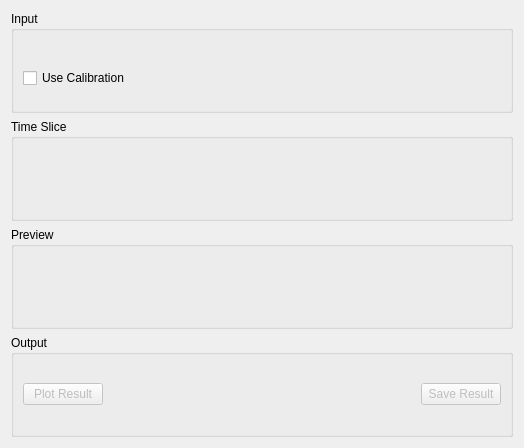
<?xml version="1.0" encoding="UTF-8"?>
<ui version="4.0">
 <class>ISISDiagnostics</class>
 <widget class="QWidget" name="ISISDiagnostics">
  <property name="geometry">
   <rect>
    <x>0</x>
    <y>0</y>
    <width>524</width>
    <height>448</height>
   </rect>
  </property>
  <property name="minimumSize">
   <size>
    <width>500</width>
    <height>0</height>
   </size>
  </property>
  <property name="windowTitle">
   <string>Form</string>
  </property>
  <layout class="QVBoxLayout" name="verticalLayout_25">
   <item>
    <widget class="QGroupBox" name="gbInput">
     <property name="title">
      <string>Input</string>
     </property>
     <layout class="QVBoxLayout" name="verticalLayout_4">
      <item>
       <layout class="QHBoxLayout" name="loInputFiles">
        <item>
         <widget class="MantidQt::MantidWidgets::MWRunFiles" name="dsInputFiles" native="true">
          <property name="sizePolicy">
           <sizepolicy hsizetype="Preferred" vsizetype="Fixed">
            <horstretch>0</horstretch>
            <verstretch>41</verstretch>
           </sizepolicy>
          </property>
          <property name="findRunFiles" stdset="0">
           <bool>true</bool>
          </property>
          <property name="label" stdset="0">
           <string>Input Files</string>
          </property>
          <property name="multipleFiles" stdset="0">
           <bool>true</bool>
          </property>
          <property name="fileExtensions" stdset="0">
           <stringlist>
            <string>.raw</string>
           </stringlist>
          </property>
         </widget>
        </item>
       </layout>
      </item>
      <item>
       <layout class="QHBoxLayout" name="loCalibration">
        <item>
         <widget class="QCheckBox" name="ckUseCalibration">
          <property name="sizePolicy">
           <sizepolicy hsizetype="Minimum" vsizetype="Minimum">
            <horstretch>0</horstretch>
            <verstretch>0</verstretch>
           </sizepolicy>
          </property>
          <property name="text">
           <string>Use Calibration</string>
          </property>
         </widget>
        </item>
        <item>
         <widget class="MantidQt::MantidWidgets::DataSelector" name="dsCalibration" native="true">
          <property name="sizePolicy">
           <sizepolicy hsizetype="Minimum" vsizetype="Fixed">
            <horstretch>0</horstretch>
            <verstretch>0</verstretch>
           </sizepolicy>
          </property>
          <property name="autoLoad" stdset="0">
           <bool>true</bool>
          </property>
          <property name="loadLabelText" stdset="0">
           <string/>
          </property>
          <property name="workspaceSuffixes" stdset="0">
           <stringlist>
            <string>_calib</string>
           </stringlist>
          </property>
          <property name="fileBrowserSuffixes" stdset="0">
           <stringlist>
            <string>_calib.nxs</string>
           </stringlist>
          </property>
          <property name="showLoad" stdset="0">
           <bool>false</bool>
          </property>
         </widget>
        </item>
       </layout>
      </item>
     </layout>
    </widget>
   </item>
   <item>
    <widget class="QGroupBox" name="gbTimeSlice">
     <property name="title">
      <string>Time Slice</string>
     </property>
     <layout class="QHBoxLayout" name="horizontalLayout_2">
      <item>
       <layout class="QVBoxLayout" name="properties"/>
      </item>
      <item>
       <widget class="MantidQt::MantidWidgets::PreviewPlot" name="ppRawPlot" native="true">
        <property name="canvasColour" stdset="0">
         <color>
          <red>255</red>
          <green>255</green>
          <blue>255</blue>
         </color>
        </property>
       </widget>
      </item>
     </layout>
    </widget>
   </item>
   <item>
    <widget class="QGroupBox" name="gbPreview">
     <property name="title">
      <string>Preview</string>
     </property>
     <layout class="QVBoxLayout" name="verticalLayout_15">
      <item>
       <widget class="MantidQt::MantidWidgets::PreviewPlot" name="ppSlicePreview" native="true">
        <property name="canvasColour" stdset="0">
         <color>
          <red>255</red>
          <green>255</green>
          <blue>255</blue>
         </color>
        </property>
       </widget>
      </item>
     </layout>
    </widget>
   </item>
   <item>
    <widget class="QGroupBox" name="gbOutput">
     <property name="title">
      <string>Output</string>
     </property>
     <layout class="QHBoxLayout" name="horizontalLayout_3">
      <item>
       <widget class="QPushButton" name="pbPlot">
        <property name="enabled">
         <bool>false</bool>
        </property>
        <property name="text">
         <string>Plot Result</string>
        </property>
       </widget>
      </item>
      <item>
       <spacer name="horizontalSpacer_1">
        <property name="orientation">
         <enum>Qt::Horizontal</enum>
        </property>
        <property name="sizeHint" stdset="0">
         <size>
          <width>40</width>
          <height>20</height>
         </size>
        </property>
       </spacer>
      </item>
      <item>
       <widget class="QPushButton" name="pbSave">
        <property name="enabled">
         <bool>false</bool>
        </property>
        <property name="text">
         <string>Save Result</string>
        </property>
       </widget>
      </item>
     </layout>
    </widget>
   </item>
  </layout>
 </widget>
 <customwidgets>
  <customwidget>
   <class>MantidQt::MantidWidgets::DataSelector</class>
   <extends>QWidget</extends>
   <header>MantidQtMantidWidgets/DataSelector.h</header>
  </customwidget>
  <customwidget>
   <class>MantidQt::MantidWidgets::PreviewPlot</class>
   <extends>QWidget</extends>
   <header>MantidQtMantidWidgets/PreviewPlot.h</header>
   <container>1</container>
  </customwidget>
  <customwidget>
   <class>MantidQt::MantidWidgets::MWRunFiles</class>
   <extends>QWidget</extends>
   <header>MantidQtMantidWidgets/MWRunFiles.h</header>
  </customwidget>
 </customwidgets>
 <tabstops>
  <tabstop>ckUseCalibration</tabstop>
  <tabstop>pbPlot</tabstop>
  <tabstop>pbSave</tabstop>
 </tabstops>
 <resources/>
 <connections/>
</ui>
